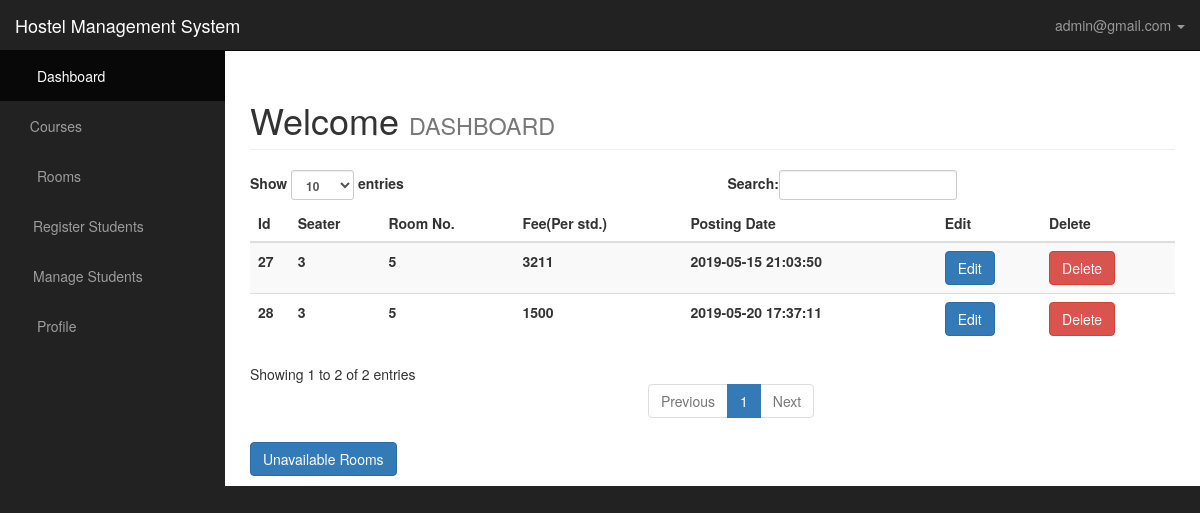
The page /admin/administrator/rooms_cat.php (signed in) on the database its author committed.
### tables this page shows
CREATE TABLE `rooms` (
  `id` int(11) NOT NULL,
  `seater` int(11) NOT NULL,
  `room_no` int(11) NOT NULL,
  `fees` int(11) NOT NULL,
  `status` int(11) NOT NULL,
  `posting_date` timestamp NOT NULL DEFAULT CURRENT_TIMESTAMP
);

### admin/includes/view_rooms.php (the view, shortened to what this page needs)
<table class="table table-striped table-inverse table-responsive" id="table">
    <thead class="thead-inverse">
        <tr>
            <th>Id</th>
            <th>Seater</th>
            <th>Room No.</th>
            <th>Fee(Per std.)</th>
            <th>Posting Date</th>
            <th>Edit</th>
            <th>Delete</th>
        </tr>
        </thead>
        <tbody>
            <tr>
<?php
    global $connection;
    $query = "SELECT * FROM rooms WHERE status > 0";
    $result = mysqli_query($connection,$query);
    while($row = mysqli_fetch_assoc($result)){
        $id = $row['id'];
        $seater = $row['seater'];
        $room_no = $row['room_no'];
        $fees = $row['fees'];
        $posting_date = $row['posting_date'];
       ?> <th><?php echo $id ;?></th>
        <th><?php echo $seater ;?></th>
        <th><?php echo $room_no ;?></th>
        <th><?php echo $fees ;?></th>
        <th><?php echo $posting_date ;?></th>
        <?php echo"<th><a href='rooms_cat.php?source=edit_rooms&rooms_id={$id}'><button type='submit' class='btn btn-primary'>Edit</button></a>";?></th>
        <th><?php echo "<a onClick=\"javascript: return confirm('Do you wish to delete it.') \" href='rooms_cat.php?delete={$id}'><button type='button' class='btn btn-danger'>Delete</button></a>";?></th>
        </tr><?php
    }
?>
        </tbody>
</table>
<?php echo"<th><a href='rooms_cat.php?source=other_rooms'><button type='submit' class='btn btn-primary'>Unavailable Rooms</button></a>";?></th>

### admin/css/sb-admin.css (style rules this page uses)
body { margin-top: 100px; background-color: #222; }
@media (min-width:768px) { body { margin-top: 50px; } }

### rows shown on the page
rooms: id "27", seater "3", room_no "5", fees "3211", posting_date "2019-05-15 21:03:50"
rooms: id "28", seater "3", room_no "5", fees "1500", posting_date "2019-05-20 17:37:11"

### other values the page prints
$_SESSION['username'] "admin@gmail.com"
